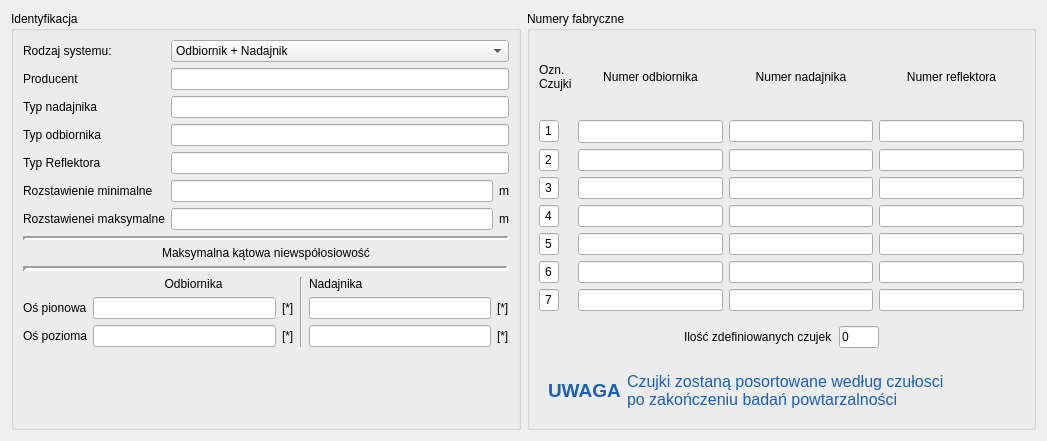
<?xml version="1.0" encoding="UTF-8"?>
<ui version="4.0">
 <class>ParametryBadania2</class>
 <widget class="QWidget" name="ParametryBadania2">
  <property name="geometry">
   <rect>
    <x>0</x>
    <y>0</y>
    <width>1047</width>
    <height>441</height>
   </rect>
  </property>
  <property name="windowTitle">
   <string>Form</string>
  </property>
  <layout class="QHBoxLayout" name="horizontalLayout_4">
   <item>
    <widget class="QGroupBox" name="groupBox">
     <property name="title">
      <string>Identyfikacja</string>
     </property>
     <layout class="QFormLayout" name="formLayout">
      <item row="0" column="0">
       <widget class="QLabel" name="lrodzajsystemu">
        <property name="text">
         <string>Rodzaj systemu:</string>
        </property>
       </widget>
      </item>
      <item row="0" column="1">
       <widget class="QComboBox" name="comboBox">
        <item>
         <property name="text">
          <string>Odbiornik + Nadajnik</string>
         </property>
        </item>
        <item>
         <property name="text">
          <string>Nadajnik-Dobiornik + Reflektor</string>
         </property>
        </item>
       </widget>
      </item>
      <item row="2" column="1">
       <widget class="QLineEdit" name="typNadajnika"/>
      </item>
      <item row="2" column="0">
       <widget class="QLabel" name="ltypnadajnika">
        <property name="text">
         <string>Typ nadajnika</string>
        </property>
       </widget>
      </item>
      <item row="3" column="0">
       <widget class="QLabel" name="ltypodbiornika">
        <property name="text">
         <string>Typ odbiornika</string>
        </property>
       </widget>
      </item>
      <item row="3" column="1">
       <widget class="QLineEdit" name="typOdbiornika"/>
      </item>
      <item row="5" column="0">
       <widget class="QLabel" name="lrozstawienieminimalne">
        <property name="text">
         <string>Rozstawienie minimalne</string>
        </property>
       </widget>
      </item>
      <item row="5" column="1">
       <layout class="QHBoxLayout" name="horizontalLayout_2">
        <item>
         <widget class="QLineEdit" name="rozstawienieMinimalne"/>
        </item>
        <item>
         <widget class="QLabel" name="lunitrozmin">
          <property name="text">
           <string>m</string>
          </property>
         </widget>
        </item>
       </layout>
      </item>
      <item row="6" column="0">
       <widget class="QLabel" name="lrozstawieniemaksymalne">
        <property name="text">
         <string>Rozstawienei maksymalne</string>
        </property>
       </widget>
      </item>
      <item row="6" column="1">
       <layout class="QHBoxLayout" name="horizontalLayout">
        <item>
         <widget class="QLineEdit" name="rozstawienieMaksymalne"/>
        </item>
        <item>
         <widget class="QLabel" name="lunitrozmax">
          <property name="text">
           <string>m</string>
          </property>
         </widget>
        </item>
       </layout>
      </item>
      <item row="1" column="0">
       <widget class="QLabel" name="lproducent">
        <property name="text">
         <string>Producent</string>
        </property>
       </widget>
      </item>
      <item row="4" column="0">
       <widget class="QLabel" name="ltypreflektor">
        <property name="text">
         <string>Typ Reflektora</string>
        </property>
       </widget>
      </item>
      <item row="4" column="1">
       <widget class="QLineEdit" name="typReflektora"/>
      </item>
      <item row="7" column="0" colspan="2">
       <widget class="Line" name="line_1">
        <property name="minimumSize">
         <size>
          <width>42</width>
          <height>4</height>
         </size>
        </property>
        <property name="lineWidth">
         <number>3</number>
        </property>
        <property name="orientation">
         <enum>Qt::Horizontal</enum>
        </property>
       </widget>
      </item>
      <item row="1" column="1">
       <widget class="QLineEdit" name="producent"/>
      </item>
      <item row="8" column="0" colspan="2">
       <widget class="QWidget" name="widget" native="true">
        <property name="minimumSize">
         <size>
          <width>25</width>
          <height>25</height>
         </size>
        </property>
        <layout class="QGridLayout" name="gridLayout">
         <property name="leftMargin">
          <number>0</number>
         </property>
         <property name="topMargin">
          <number>0</number>
         </property>
         <property name="rightMargin">
          <number>0</number>
         </property>
         <property name="bottomMargin">
          <number>0</number>
         </property>
         <item row="4" column="4">
          <widget class="QLineEdit" name="nad_ospionowa"/>
         </item>
         <item row="5" column="5">
          <widget class="QLabel" name="label_2">
           <property name="text">
            <string>[*]</string>
           </property>
          </widget>
         </item>
         <item row="3" column="4" colspan="2">
          <widget class="QLabel" name="lnadajnik">
           <property name="text">
            <string>Nadajnika</string>
           </property>
          </widget>
         </item>
         <item row="3" column="3" rowspan="3">
          <widget class="Line" name="line">
           <property name="orientation">
            <enum>Qt::Vertical</enum>
           </property>
          </widget>
         </item>
         <item row="4" column="5">
          <widget class="QLabel" name="label">
           <property name="text">
            <string>[*]</string>
           </property>
          </widget>
         </item>
         <item row="5" column="4">
          <widget class="QLineEdit" name="nad_ospozioma"/>
         </item>
         <item row="4" column="0">
          <widget class="QLabel" name="lospionowa">
           <property name="text">
            <string>Oś pionowa</string>
           </property>
          </widget>
         </item>
         <item row="5" column="2">
          <widget class="QLabel" name="lunitospozioma">
           <property name="text">
            <string>[*]</string>
           </property>
          </widget>
         </item>
         <item row="5" column="0">
          <widget class="QLabel" name="lospozioma">
           <property name="text">
            <string>Oś pozioma</string>
           </property>
          </widget>
         </item>
         <item row="5" column="1">
          <widget class="QLineEdit" name="odb_ospozioma"/>
         </item>
         <item row="3" column="1" colspan="2">
          <widget class="QLabel" name="lodbiornik">
           <property name="text">
            <string>Odbiornika</string>
           </property>
           <property name="alignment">
            <set>Qt::AlignCenter</set>
           </property>
          </widget>
         </item>
         <item row="4" column="1">
          <widget class="QLineEdit" name="odb_ospionowa"/>
         </item>
         <item row="4" column="2">
          <widget class="QLabel" name="lunitpionowa">
           <property name="text">
            <string>[*]</string>
           </property>
          </widget>
         </item>
         <item row="1" column="0" colspan="6">
          <widget class="QLabel" name="lcaption">
           <property name="text">
            <string>Maksymalna kątowa niewspółosiowość</string>
           </property>
           <property name="alignment">
            <set>Qt::AlignCenter</set>
           </property>
          </widget>
         </item>
         <item row="2" column="0" colspan="6">
          <widget class="Line" name="line_2">
           <property name="minimumSize">
            <size>
             <width>5</width>
             <height>5</height>
            </size>
           </property>
           <property name="lineWidth">
            <number>4</number>
           </property>
           <property name="orientation">
            <enum>Qt::Horizontal</enum>
           </property>
          </widget>
         </item>
        </layout>
       </widget>
      </item>
     </layout>
    </widget>
   </item>
   <item>
    <widget class="QGroupBox" name="groupBox_2">
     <property name="title">
      <string>Numery fabryczne</string>
     </property>
     <layout class="QGridLayout" name="gridLayout_2">
      <item row="5" column="0">
       <widget class="QLineEdit" name="lcz4">
        <property name="minimumSize">
         <size>
          <width>20</width>
          <height>0</height>
         </size>
        </property>
        <property name="maximumSize">
         <size>
          <width>20</width>
          <height>16777215</height>
         </size>
        </property>
        <property name="palette">
         <palette>
          <active>
           <colorrole role="Base">
            <brush brushstyle="SolidPattern">
             <color alpha="255">
              <red>239</red>
              <green>239</green>
              <blue>239</blue>
             </color>
            </brush>
           </colorrole>
          </active>
          <inactive>
           <colorrole role="Base">
            <brush brushstyle="SolidPattern">
             <color alpha="255">
              <red>255</red>
              <green>255</green>
              <blue>255</blue>
             </color>
            </brush>
           </colorrole>
          </inactive>
          <disabled>
           <colorrole role="Base">
            <brush brushstyle="SolidPattern">
             <color alpha="255">
              <red>239</red>
              <green>239</green>
              <blue>239</blue>
             </color>
            </brush>
           </colorrole>
          </disabled>
         </palette>
        </property>
        <property name="text">
         <string>4</string>
        </property>
        <property name="frame">
         <bool>true</bool>
        </property>
        <property name="echoMode">
         <enum>QLineEdit::Normal</enum>
        </property>
        <property name="alignment">
         <set>Qt::AlignCenter</set>
        </property>
        <property name="readOnly">
         <bool>true</bool>
        </property>
       </widget>
      </item>
      <item row="0" column="2" rowspan="2">
       <widget class="QLabel" name="hnadajnik">
        <property name="text">
         <string>Numer nadajnika</string>
        </property>
        <property name="alignment">
         <set>Qt::AlignCenter</set>
        </property>
       </widget>
      </item>
      <item row="3" column="0">
       <widget class="QLineEdit" name="lcz2">
        <property name="minimumSize">
         <size>
          <width>20</width>
          <height>0</height>
         </size>
        </property>
        <property name="maximumSize">
         <size>
          <width>20</width>
          <height>16777215</height>
         </size>
        </property>
        <property name="palette">
         <palette>
          <active>
           <colorrole role="Base">
            <brush brushstyle="SolidPattern">
             <color alpha="255">
              <red>239</red>
              <green>239</green>
              <blue>239</blue>
             </color>
            </brush>
           </colorrole>
          </active>
          <inactive>
           <colorrole role="Base">
            <brush brushstyle="SolidPattern">
             <color alpha="255">
              <red>255</red>
              <green>255</green>
              <blue>255</blue>
             </color>
            </brush>
           </colorrole>
          </inactive>
          <disabled>
           <colorrole role="Base">
            <brush brushstyle="SolidPattern">
             <color alpha="255">
              <red>239</red>
              <green>239</green>
              <blue>239</blue>
             </color>
            </brush>
           </colorrole>
          </disabled>
         </palette>
        </property>
        <property name="text">
         <string>2</string>
        </property>
        <property name="frame">
         <bool>true</bool>
        </property>
        <property name="echoMode">
         <enum>QLineEdit::Normal</enum>
        </property>
        <property name="alignment">
         <set>Qt::AlignCenter</set>
        </property>
        <property name="readOnly">
         <bool>true</bool>
        </property>
       </widget>
      </item>
      <item row="6" column="1">
       <widget class="QLineEdit" name="odbiornik5">
        <property name="readOnly">
         <bool>true</bool>
        </property>
       </widget>
      </item>
      <item row="8" column="1">
       <widget class="QLineEdit" name="odbiornik7">
        <property name="readOnly">
         <bool>true</bool>
        </property>
       </widget>
      </item>
      <item row="8" column="0">
       <widget class="QLineEdit" name="lcz7">
        <property name="minimumSize">
         <size>
          <width>20</width>
          <height>0</height>
         </size>
        </property>
        <property name="maximumSize">
         <size>
          <width>20</width>
          <height>16777215</height>
         </size>
        </property>
        <property name="palette">
         <palette>
          <active>
           <colorrole role="Base">
            <brush brushstyle="SolidPattern">
             <color alpha="255">
              <red>239</red>
              <green>239</green>
              <blue>239</blue>
             </color>
            </brush>
           </colorrole>
          </active>
          <inactive>
           <colorrole role="Base">
            <brush brushstyle="SolidPattern">
             <color alpha="255">
              <red>255</red>
              <green>255</green>
              <blue>255</blue>
             </color>
            </brush>
           </colorrole>
          </inactive>
          <disabled>
           <colorrole role="Base">
            <brush brushstyle="SolidPattern">
             <color alpha="255">
              <red>239</red>
              <green>239</green>
              <blue>239</blue>
             </color>
            </brush>
           </colorrole>
          </disabled>
         </palette>
        </property>
        <property name="text">
         <string>7</string>
        </property>
        <property name="frame">
         <bool>true</bool>
        </property>
        <property name="echoMode">
         <enum>QLineEdit::Normal</enum>
        </property>
        <property name="alignment">
         <set>Qt::AlignCenter</set>
        </property>
        <property name="readOnly">
         <bool>true</bool>
        </property>
       </widget>
      </item>
      <item row="3" column="1">
       <widget class="QLineEdit" name="odbiornik2">
        <property name="readOnly">
         <bool>true</bool>
        </property>
       </widget>
      </item>
      <item row="2" column="0">
       <widget class="QLineEdit" name="lcz1">
        <property name="minimumSize">
         <size>
          <width>20</width>
          <height>0</height>
         </size>
        </property>
        <property name="maximumSize">
         <size>
          <width>20</width>
          <height>16777215</height>
         </size>
        </property>
        <property name="palette">
         <palette>
          <active>
           <colorrole role="Base">
            <brush brushstyle="SolidPattern">
             <color alpha="255">
              <red>239</red>
              <green>239</green>
              <blue>239</blue>
             </color>
            </brush>
           </colorrole>
          </active>
          <inactive>
           <colorrole role="Base">
            <brush brushstyle="SolidPattern">
             <color alpha="255">
              <red>255</red>
              <green>255</green>
              <blue>255</blue>
             </color>
            </brush>
           </colorrole>
          </inactive>
          <disabled>
           <colorrole role="Base">
            <brush brushstyle="SolidPattern">
             <color alpha="255">
              <red>239</red>
              <green>239</green>
              <blue>239</blue>
             </color>
            </brush>
           </colorrole>
          </disabled>
         </palette>
        </property>
        <property name="text">
         <string>1</string>
        </property>
        <property name="frame">
         <bool>true</bool>
        </property>
        <property name="echoMode">
         <enum>QLineEdit::Normal</enum>
        </property>
        <property name="alignment">
         <set>Qt::AlignCenter</set>
        </property>
        <property name="readOnly">
         <bool>true</bool>
        </property>
       </widget>
      </item>
      <item row="5" column="2">
       <widget class="QLineEdit" name="nadajnik4">
        <property name="readOnly">
         <bool>true</bool>
        </property>
       </widget>
      </item>
      <item row="5" column="1">
       <widget class="QLineEdit" name="odbiornik4">
        <property name="readOnly">
         <bool>true</bool>
        </property>
       </widget>
      </item>
      <item row="6" column="0">
       <widget class="QLineEdit" name="lcz5">
        <property name="minimumSize">
         <size>
          <width>20</width>
          <height>0</height>
         </size>
        </property>
        <property name="maximumSize">
         <size>
          <width>20</width>
          <height>16777215</height>
         </size>
        </property>
        <property name="palette">
         <palette>
          <active>
           <colorrole role="Base">
            <brush brushstyle="SolidPattern">
             <color alpha="255">
              <red>239</red>
              <green>239</green>
              <blue>239</blue>
             </color>
            </brush>
           </colorrole>
          </active>
          <inactive>
           <colorrole role="Base">
            <brush brushstyle="SolidPattern">
             <color alpha="255">
              <red>255</red>
              <green>255</green>
              <blue>255</blue>
             </color>
            </brush>
           </colorrole>
          </inactive>
          <disabled>
           <colorrole role="Base">
            <brush brushstyle="SolidPattern">
             <color alpha="255">
              <red>239</red>
              <green>239</green>
              <blue>239</blue>
             </color>
            </brush>
           </colorrole>
          </disabled>
         </palette>
        </property>
        <property name="text">
         <string>5</string>
        </property>
        <property name="frame">
         <bool>true</bool>
        </property>
        <property name="echoMode">
         <enum>QLineEdit::Normal</enum>
        </property>
        <property name="alignment">
         <set>Qt::AlignCenter</set>
        </property>
        <property name="readOnly">
         <bool>true</bool>
        </property>
       </widget>
      </item>
      <item row="3" column="3">
       <widget class="QLineEdit" name="reflektor2">
        <property name="readOnly">
         <bool>true</bool>
        </property>
       </widget>
      </item>
      <item row="9" column="0" colspan="4">
       <widget class="QWidget" name="widget_2" native="true">
        <layout class="QHBoxLayout" name="horizontalLayout_3">
         <item>
          <spacer name="horizontalSpacer">
           <property name="orientation">
            <enum>Qt::Horizontal</enum>
           </property>
           <property name="sizeHint" stdset="0">
            <size>
             <width>119</width>
             <height>20</height>
            </size>
           </property>
          </spacer>
         </item>
         <item>
          <widget class="QLabel" name="label_8">
           <property name="text">
            <string>Ilość zdefiniowanych czujek</string>
           </property>
          </widget>
         </item>
         <item>
          <widget class="QLineEdit" name="ilosc_czujek">
           <property name="minimumSize">
            <size>
             <width>15</width>
             <height>0</height>
            </size>
           </property>
           <property name="maximumSize">
            <size>
             <width>40</width>
             <height>16777215</height>
            </size>
           </property>
           <property name="text">
            <string>0</string>
           </property>
          </widget>
         </item>
         <item>
          <spacer name="horizontalSpacer_2">
           <property name="orientation">
            <enum>Qt::Horizontal</enum>
           </property>
           <property name="sizeHint" stdset="0">
            <size>
             <width>118</width>
             <height>20</height>
            </size>
           </property>
          </spacer>
         </item>
        </layout>
       </widget>
      </item>
      <item row="8" column="2">
       <widget class="QLineEdit" name="nadajnik7">
        <property name="readOnly">
         <bool>true</bool>
        </property>
       </widget>
      </item>
      <item row="6" column="3">
       <widget class="QLineEdit" name="reflektor5">
        <property name="readOnly">
         <bool>true</bool>
        </property>
       </widget>
      </item>
      <item row="7" column="1">
       <widget class="QLineEdit" name="odbiornik6">
        <property name="readOnly">
         <bool>true</bool>
        </property>
       </widget>
      </item>
      <item row="4" column="1">
       <widget class="QLineEdit" name="odbiornik3">
        <property name="readOnly">
         <bool>true</bool>
        </property>
       </widget>
      </item>
      <item row="2" column="2">
       <widget class="QLineEdit" name="nadajnik1"/>
      </item>
      <item row="7" column="2">
       <widget class="QLineEdit" name="nadajnik6">
        <property name="readOnly">
         <bool>true</bool>
        </property>
       </widget>
      </item>
      <item row="8" column="3">
       <widget class="QLineEdit" name="reflektor7">
        <property name="readOnly">
         <bool>true</bool>
        </property>
       </widget>
      </item>
      <item row="0" column="0" rowspan="2">
       <widget class="QLabel" name="label_3">
        <property name="text">
         <string>Ozn.
Czujki</string>
        </property>
       </widget>
      </item>
      <item row="2" column="1">
       <widget class="QLineEdit" name="odbiornik1">
        <property name="font">
         <font>
          <pointsize>10</pointsize>
         </font>
        </property>
       </widget>
      </item>
      <item row="4" column="0">
       <widget class="QLineEdit" name="lcz3">
        <property name="minimumSize">
         <size>
          <width>20</width>
          <height>0</height>
         </size>
        </property>
        <property name="maximumSize">
         <size>
          <width>20</width>
          <height>16777215</height>
         </size>
        </property>
        <property name="palette">
         <palette>
          <active>
           <colorrole role="Base">
            <brush brushstyle="SolidPattern">
             <color alpha="255">
              <red>239</red>
              <green>239</green>
              <blue>239</blue>
             </color>
            </brush>
           </colorrole>
          </active>
          <inactive>
           <colorrole role="Base">
            <brush brushstyle="SolidPattern">
             <color alpha="255">
              <red>255</red>
              <green>255</green>
              <blue>255</blue>
             </color>
            </brush>
           </colorrole>
          </inactive>
          <disabled>
           <colorrole role="Base">
            <brush brushstyle="SolidPattern">
             <color alpha="255">
              <red>239</red>
              <green>239</green>
              <blue>239</blue>
             </color>
            </brush>
           </colorrole>
          </disabled>
         </palette>
        </property>
        <property name="text">
         <string>3</string>
        </property>
        <property name="frame">
         <bool>true</bool>
        </property>
        <property name="echoMode">
         <enum>QLineEdit::Normal</enum>
        </property>
        <property name="alignment">
         <set>Qt::AlignCenter</set>
        </property>
        <property name="readOnly">
         <bool>true</bool>
        </property>
       </widget>
      </item>
      <item row="7" column="3">
       <widget class="QLineEdit" name="reflektor6">
        <property name="readOnly">
         <bool>true</bool>
        </property>
       </widget>
      </item>
      <item row="5" column="3">
       <widget class="QLineEdit" name="reflektor4">
        <property name="readOnly">
         <bool>true</bool>
        </property>
       </widget>
      </item>
      <item row="6" column="2">
       <widget class="QLineEdit" name="nadajnik5">
        <property name="readOnly">
         <bool>true</bool>
        </property>
       </widget>
      </item>
      <item row="3" column="2">
       <widget class="QLineEdit" name="nadajnik2">
        <property name="readOnly">
         <bool>true</bool>
        </property>
       </widget>
      </item>
      <item row="7" column="0">
       <widget class="QLineEdit" name="lcz6">
        <property name="minimumSize">
         <size>
          <width>20</width>
          <height>0</height>
         </size>
        </property>
        <property name="maximumSize">
         <size>
          <width>20</width>
          <height>16777215</height>
         </size>
        </property>
        <property name="palette">
         <palette>
          <active>
           <colorrole role="Base">
            <brush brushstyle="SolidPattern">
             <color alpha="255">
              <red>239</red>
              <green>239</green>
              <blue>239</blue>
             </color>
            </brush>
           </colorrole>
          </active>
          <inactive>
           <colorrole role="Base">
            <brush brushstyle="SolidPattern">
             <color alpha="255">
              <red>255</red>
              <green>255</green>
              <blue>255</blue>
             </color>
            </brush>
           </colorrole>
          </inactive>
          <disabled>
           <colorrole role="Base">
            <brush brushstyle="SolidPattern">
             <color alpha="255">
              <red>239</red>
              <green>239</green>
              <blue>239</blue>
             </color>
            </brush>
           </colorrole>
          </disabled>
         </palette>
        </property>
        <property name="text">
         <string>6</string>
        </property>
        <property name="frame">
         <bool>true</bool>
        </property>
        <property name="echoMode">
         <enum>QLineEdit::Normal</enum>
        </property>
        <property name="alignment">
         <set>Qt::AlignCenter</set>
        </property>
        <property name="readOnly">
         <bool>true</bool>
        </property>
       </widget>
      </item>
      <item row="0" column="1" rowspan="2">
       <widget class="QLabel" name="label_5">
        <property name="text">
         <string>Numer odbiornika</string>
        </property>
        <property name="alignment">
         <set>Qt::AlignCenter</set>
        </property>
       </widget>
      </item>
      <item row="4" column="2">
       <widget class="QLineEdit" name="nadajnik3">
        <property name="readOnly">
         <bool>true</bool>
        </property>
       </widget>
      </item>
      <item row="2" column="3">
       <widget class="QLineEdit" name="reflektor1"/>
      </item>
      <item row="4" column="3">
       <widget class="QLineEdit" name="reflektor3">
        <property name="readOnly">
         <bool>true</bool>
        </property>
       </widget>
      </item>
      <item row="0" column="3" rowspan="2">
       <widget class="QLabel" name="hreflektor">
        <property name="text">
         <string>Numer reflektora</string>
        </property>
        <property name="alignment">
         <set>Qt::AlignCenter</set>
        </property>
       </widget>
      </item>
      <item row="10" column="0" colspan="4">
       <widget class="QWidget" name="widget_3" native="true">
        <layout class="QFormLayout" name="formLayout_2">
         <item row="0" column="0">
          <widget class="QLabel" name="label_4">
           <property name="font">
            <font>
             <pointsize>14</pointsize>
             <bold>true</bold>
            </font>
           </property>
           <property name="styleSheet">
            <string notr="true">color:rgb(26, 95, 180)</string>
           </property>
           <property name="text">
            <string>UWAGA</string>
           </property>
          </widget>
         </item>
         <item row="0" column="1">
          <widget class="QLabel" name="label_9">
           <property name="font">
            <font>
             <pointsize>12</pointsize>
            </font>
           </property>
           <property name="styleSheet">
            <string notr="true">color:rgb(26, 95, 180)</string>
           </property>
           <property name="text">
            <string>Czujki zostaną posortowane według czułosci
po zakończeniu badań powtarzalności</string>
           </property>
          </widget>
         </item>
        </layout>
       </widget>
      </item>
     </layout>
    </widget>
   </item>
  </layout>
 </widget>
 <tabstops>
  <tabstop>comboBox</tabstop>
  <tabstop>producent</tabstop>
  <tabstop>typNadajnika</tabstop>
  <tabstop>typOdbiornika</tabstop>
  <tabstop>typReflektora</tabstop>
  <tabstop>rozstawienieMinimalne</tabstop>
  <tabstop>rozstawienieMaksymalne</tabstop>
  <tabstop>odb_ospionowa</tabstop>
  <tabstop>odb_ospozioma</tabstop>
  <tabstop>nad_ospionowa</tabstop>
  <tabstop>nad_ospozioma</tabstop>
  <tabstop>lcz1</tabstop>
  <tabstop>odbiornik1</tabstop>
  <tabstop>nadajnik1</tabstop>
  <tabstop>reflektor1</tabstop>
  <tabstop>lcz2</tabstop>
  <tabstop>odbiornik2</tabstop>
  <tabstop>nadajnik2</tabstop>
  <tabstop>reflektor2</tabstop>
  <tabstop>lcz3</tabstop>
  <tabstop>odbiornik3</tabstop>
  <tabstop>nadajnik3</tabstop>
  <tabstop>reflektor3</tabstop>
  <tabstop>lcz4</tabstop>
  <tabstop>odbiornik4</tabstop>
  <tabstop>nadajnik4</tabstop>
  <tabstop>reflektor4</tabstop>
  <tabstop>lcz5</tabstop>
  <tabstop>odbiornik5</tabstop>
  <tabstop>nadajnik5</tabstop>
  <tabstop>reflektor5</tabstop>
  <tabstop>lcz6</tabstop>
  <tabstop>odbiornik6</tabstop>
  <tabstop>nadajnik6</tabstop>
  <tabstop>reflektor6</tabstop>
  <tabstop>lcz7</tabstop>
  <tabstop>odbiornik7</tabstop>
  <tabstop>nadajnik7</tabstop>
  <tabstop>reflektor7</tabstop>
  <tabstop>ilosc_czujek</tabstop>
 </tabstops>
 <resources/>
 <connections/>
</ui>
